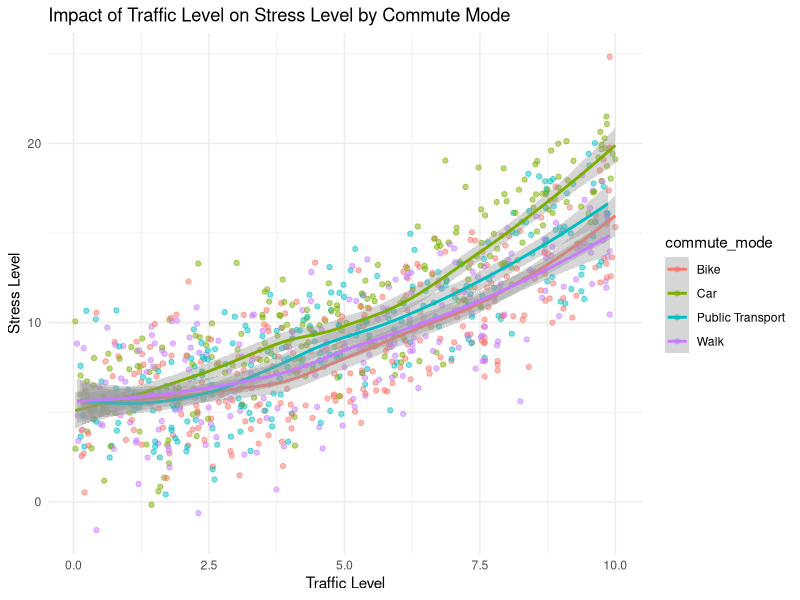

Recreate this plot in R.
n <- 1000 

data <- data.frame( 
  
  working_hours = runif(n, 6, 12), # Total working hours per day 
  
  commute_mode = factor(sample(c("Car", "Public Transport", "Bike", "Walk"), size = n, replace = TRUE)), # Mode of commute 
  
  traffic_level = runif(n, 0, 10), # Traffic level on a scale from 0 (no traffic) to 10 (heavy traffic) 
  
  work_flexibility = runif(n, 0, 1), # Flexibility in work schedule (0 = no flexibility, 1 = high flexibility) 
  
  stress_level = rep(0, n) # Placeholder for stress level 
  
) 


data$stress_level <- with(data, 2 + (0.5 * working_hours) + (traffic_level^2)/10 - (work_flexibility * 2) + 
                            
                            ifelse(commute_mode == "Car", traffic_level * 0.4, ifelse(commute_mode == "Public Transport", traffic_level * 0.2, 0)) + 
                            
                            rnorm(n, mean = 0, sd = 2)) 



# Visualize the non-linear relationship between traffic level and stress level 

library(ggplot2) 

ggplot(data, aes(x = traffic_level, y = stress_level, color = commute_mode)) +  
  
  geom_point(alpha = 0.5) + 
  
  geom_smooth(method = "loess", formula = y ~ x, linewidth = 1) + 
  
  labs(title = "Impact of Traffic Level on Stress Level by Commute Mode", 
       
       x = "Traffic Level", 
       
       y = "Stress Level") + 
  
  theme_minimal() 